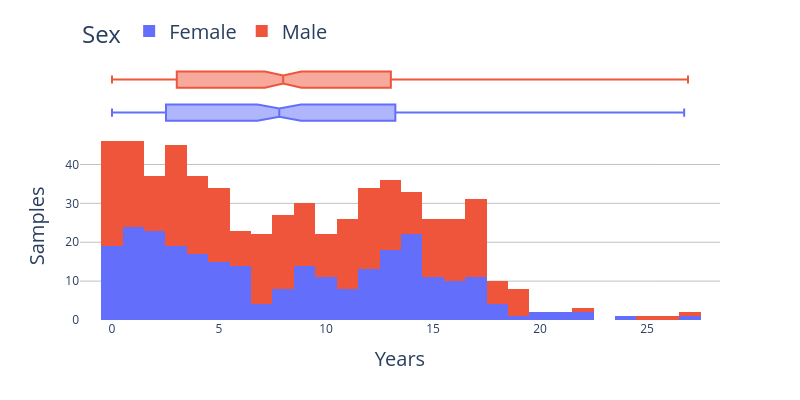

Notebook source saved alongside this figure:
### Code cell
df = px.data.tips()
fig = px.histogram(KZM_age, x="Years", color="Sex", marginal="box",
                   hover_data=KZM_age.columns, width=800, height=400)
fig.update_yaxes(title= 'Samples', row=1, title_font=dict(size=20))
fig.update_xaxes(title= 'Years', row=1, title_font=dict(size=20))
fig.update_layout(legend=dict(x=0, y=1.2, font=dict(size= 20)), legend_orientation="h", yaxis_gridcolor='rgba(189, 195, 199, 1)')
fig.update_layout({'plot_bgcolor': 'rgba(0, 0, 0, 0)', 'paper_bgcolor': 'rgba(0, 0, 0, 0)'})
fig.show()
#fig.write_image(os.path.join(fig_out, "ExFig_1a.pdf"))

### Figure 1 — Plotly figure (JSON) as saved in the notebook; plotly's stock layout.template omitted (floating-point values rounded to 4 significant figures; data arrays with more than 128 entries replaced by an {"elided": "..."} marker saying what was removed)
{"data": [{"alignmentgroup": "True", "bingroup": "x", "hovertemplate": "Sex=Female<br>Years=%{x}<br>count=%{y}<extra></extra>", "legendgroup": "Female", "marker": {"color": "#636efa", "pattern": {"shape": ""}}, "name": "Female", "offsetgroup": "Female", "orientation": "v", "showlegend": true, "type": "histogram", "x": {"elided": "274 float values"}, "xaxis": "x", "yaxis": "y"}, {"alignmentgroup": "True", "customdata": {"elided": "274x4 mixed values"}, "hovertemplate": "Sex=%{customdata[2]}<br>Years=%{x}<br>Sample_id2=%{customdata[0]}<br>Cohort=%{customdata[1]}<br>Age=%{customdata[3]}<extra></extra>", "legendgroup": "Female", "marker": {"color": "#636efa"}, "name": "Female", "notched": true, "offsetgroup": "Female", "showlegend": false, "type": "box", "x": {"elided": "274 float values"}, "xaxis": "x2", "yaxis": "y2"}, {"alignmentgroup": "True", "bingroup": "x", "hovertemplate": "Sex=Male<br>Years=%{x}<br>count=%{y}<extra></extra>", "legendgroup": "Male", "marker": {"color": "#EF553B", "pattern": {"shape": ""}}, "name": "Male", "offsetgroup": "Male", "orientation": "v", "showlegend": true, "type": "histogram", "x": {"elided": "337 float values"}, "xaxis": "x", "yaxis": "y"}, {"alignmentgroup": "True", "customdata": {"elided": "337x4 mixed values"}, "hovertemplate": "Sex=%{customdata[2]}<br>Years=%{x}<br>Sample_id2=%{customdata[0]}<br>Cohort=%{customdata[1]}<br>Age=%{customdata[3]}<extra></extra>", "legendgroup": "Male", "marker": {"color": "#EF553B"}, "name": "Male", "notched": true, "offsetgroup": "Male", "showlegend": false, "type": "box", "x": {"elided": "337 float values"}, "xaxis": "x2", "yaxis": "y2"}], "layout": {"barmode": "relative", "height": 400, "legend": {"font": {"size": 20}, "orientation": "h", "title": {"text": "Sex"}, "tracegroupgap": 0, "x": 0, "y": 1.2}, "margin": {"t": 60}, "paper_bgcolor": "rgba(0, 0, 0, 0)", "plot_bgcolor": "rgba(0, 0, 0, 0)", "width": 800, "xaxis": {"anchor": "y", "domain": [0, 1], "title": {"font": {"size": 20}, "text": "Years"}}, "xaxis2": {"anchor": "y2", "domain": [0, 1], "matches": "x", "showgrid": true, "showticklabels": false}, "yaxis": {"anchor": "x", "domain": [0, 0.7326], "gridcolor": "rgba(189, 195, 199, 1)", "title": {"font": {"size": 20}, "text": "Samples"}}, "yaxis2": {"anchor": "x2", "domain": [0.7426, 1], "matches": "y2", "showgrid": false, "showline": false, "showticklabels": false, "ticks": ""}}}
